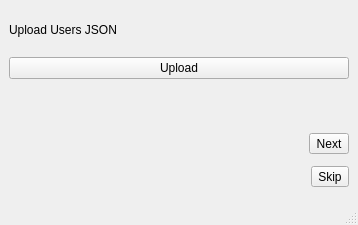
<?xml version="1.0" encoding="UTF-8"?>
<ui version="4.0">
 <class>MainWindow</class>
 <widget class="QMainWindow" name="MainWindow">
  <property name="geometry">
   <rect>
    <x>0</x>
    <y>0</y>
    <width>358</width>
    <height>225</height>
   </rect>
  </property>
  <property name="windowTitle">
   <string>User Import</string>
  </property>
  <widget class="QWidget" name="centralwidget">
   <layout class="QVBoxLayout" name="verticalLayout">
    <item>
     <widget class="QLabel" name="label">
      <property name="maximumSize">
       <size>
        <width>16777215</width>
        <height>30</height>
       </size>
      </property>
      <property name="text">
       <string>Upload Users JSON</string>
      </property>
     </widget>
    </item>
    <item>
     <widget class="QPushButton" name="upload_button">
      <property name="text">
       <string>Upload</string>
      </property>
     </widget>
    </item>
    <item>
     <widget class="QLabel" name="file_label">
      <property name="maximumSize">
       <size>
        <width>16777215</width>
        <height>30</height>
       </size>
      </property>
      <property name="text">
       <string/>
      </property>
     </widget>
    </item>
    <item alignment="Qt::AlignmentFlag::AlignRight">
     <widget class="QToolButton" name="next_button">
      <property name="text">
       <string>Next</string>
      </property>
     </widget>
    </item>
    <item alignment="Qt::AlignmentFlag::AlignRight">
     <widget class="QToolButton" name="skip_button">
      <property name="text">
       <string>Skip</string>
      </property>
     </widget>
    </item>
   </layout>
  </widget>
  <widget class="QMenuBar" name="menubar">
   <property name="geometry">
    <rect>
     <x>0</x>
     <y>0</y>
     <width>358</width>
     <height>30</height>
    </rect>
   </property>
  </widget>
  <widget class="QStatusBar" name="statusbar"/>
 </widget>
 <resources/>
 <connections/>
</ui>
